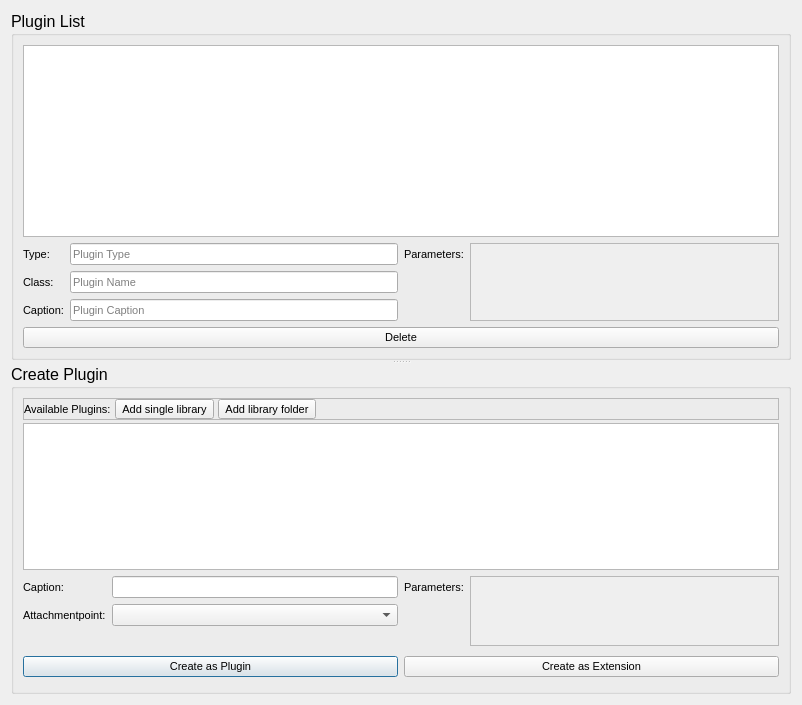
<?xml version="1.0" encoding="UTF-8"?>
<ui version="4.0">
 <class>PluginDialog</class>
 <widget class="QDialog" name="PluginDialog">
  <property name="geometry">
   <rect>
    <x>0</x>
    <y>0</y>
    <width>802</width>
    <height>705</height>
   </rect>
  </property>
  <property name="windowTitle">
   <string>Plugins</string>
  </property>
  <layout class="QGridLayout" name="gridLayout">
   <item row="0" column="0">
    <widget class="QSplitter" name="splitter_2">
     <property name="orientation">
      <enum>Qt::Horizontal</enum>
     </property>
     <widget class="QSplitter" name="splitter">
      <property name="orientation">
       <enum>Qt::Vertical</enum>
      </property>
      <widget class="QGroupBox" name="pluginListGroupBox">
       <property name="sizePolicy">
        <sizepolicy hsizetype="Preferred" vsizetype="Preferred">
         <horstretch>0</horstretch>
         <verstretch>6</verstretch>
        </sizepolicy>
       </property>
       <property name="font">
        <font>
         <pointsize>12</pointsize>
        </font>
       </property>
       <property name="title">
        <string>Plugin List</string>
       </property>
       <layout class="QVBoxLayout" name="verticalLayout_5">
        <item>
         <widget class="PluginTableView" name="pluginListTableView">
          <property name="sizePolicy">
           <sizepolicy hsizetype="Expanding" vsizetype="MinimumExpanding">
            <horstretch>0</horstretch>
            <verstretch>4</verstretch>
           </sizepolicy>
          </property>
          <property name="font">
           <font>
            <pointsize>8</pointsize>
           </font>
          </property>
          <property name="toolTip">
           <string>List of all active plugins.</string>
          </property>
          <property name="whatsThis">
           <string>&lt;!DOCTYPE HTML PUBLIC &quot;-//W3C//DTD HTML 4.0//EN&quot; &quot;http://www.w3.org/TR/REC-html40/strict.dtd&quot;&gt;
&lt;html&gt;&lt;head&gt;&lt;meta name=&quot;qrichtext&quot; content=&quot;1&quot; /&gt;&lt;style type=&quot;text/css&quot;&gt;
p, li { white-space: pre-wrap; }
&lt;/style&gt;&lt;/head&gt;&lt;body style=&quot; font-family:'MS Shell Dlg 2'; font-size:8.25pt; font-weight:400; font-style:normal;&quot;&gt;
&lt;p style=&quot; margin-top:0px; margin-bottom:0px; margin-left:0px; margin-right:0px; -qt-block-indent:0; text-indent:0px;&quot;&gt;&lt;span style=&quot; font-size:8pt;&quot;&gt;List of all active plugins. &lt;/span&gt;&lt;/p&gt;
&lt;p style=&quot; margin-top:0px; margin-bottom:0px; margin-left:0px; margin-right:0px; -qt-block-indent:0; text-indent:0px;&quot;&gt;&lt;span style=&quot; font-size:8pt;&quot;&gt;Plugins need to be &amp;quot;instantiated&amp;quot; from the list of available plugin classes below.&lt;/span&gt;&lt;/p&gt;
&lt;p style=&quot;-qt-paragraph-type:empty; margin-top:0px; margin-bottom:0px; margin-left:0px; margin-right:0px; -qt-block-indent:0; text-indent:0px; font-size:8pt;&quot;&gt;&lt;/p&gt;
&lt;p style=&quot; margin-top:0px; margin-bottom:0px; margin-left:0px; margin-right:0px; -qt-block-indent:0; text-indent:0px;&quot;&gt;&lt;span style=&quot; font-size:8pt;&quot;&gt;Plugins flagged as &amp;quot;extension&amp;quot; are loaded in every Simulation Setup.&lt;/span&gt;&lt;/p&gt;
&lt;p style=&quot; margin-top:0px; margin-bottom:0px; margin-left:0px; margin-right:0px; -qt-block-indent:0; text-indent:0px;&quot;&gt;&lt;span style=&quot; font-size:8pt;&quot;&gt;The other plugins are stored in the current Simulation Setup.&lt;/span&gt;&lt;/p&gt;&lt;/body&gt;&lt;/html&gt;</string>
          </property>
          <property name="dragEnabled">
           <bool>true</bool>
          </property>
          <property name="dragDropMode">
           <enum>QAbstractItemView::DropOnly</enum>
          </property>
          <property name="alternatingRowColors">
           <bool>true</bool>
          </property>
          <property name="selectionMode">
           <enum>QAbstractItemView::ExtendedSelection</enum>
          </property>
          <property name="selectionBehavior">
           <enum>QAbstractItemView::SelectItems</enum>
          </property>
          <property name="horizontalScrollMode">
           <enum>QAbstractItemView::ScrollPerPixel</enum>
          </property>
          <property name="showGrid">
           <bool>true</bool>
          </property>
          <property name="gridStyle">
           <enum>Qt::NoPen</enum>
          </property>
          <attribute name="horizontalHeaderCascadingSectionResizes">
           <bool>true</bool>
          </attribute>
          <attribute name="horizontalHeaderDefaultSectionSize">
           <number>140</number>
          </attribute>
          <attribute name="horizontalHeaderShowSortIndicator" stdset="0">
           <bool>false</bool>
          </attribute>
          <attribute name="horizontalHeaderStretchLastSection">
           <bool>true</bool>
          </attribute>
          <attribute name="verticalHeaderDefaultSectionSize">
           <number>20</number>
          </attribute>
          <attribute name="verticalHeaderMinimumSectionSize">
           <number>20</number>
          </attribute>
         </widget>
        </item>
        <item>
         <widget class="QWidget" name="pluginListSettingsWidget" native="true">
          <layout class="QHBoxLayout" name="horizontalLayout_3">
           <property name="margin">
            <number>0</number>
           </property>
           <item>
            <widget class="QWidget" name="pluginListSettingWidget2" native="true">
             <property name="font">
              <font>
               <pointsize>8</pointsize>
              </font>
             </property>
             <layout class="QFormLayout" name="formLayout_2">
              <property name="fieldGrowthPolicy">
               <enum>QFormLayout::AllNonFixedFieldsGrow</enum>
              </property>
              <property name="margin">
               <number>0</number>
              </property>
              <item row="0" column="0">
               <widget class="QLabel" name="pluginListTypeLabel">
                <property name="text">
                 <string>Type:</string>
                </property>
               </widget>
              </item>
              <item row="0" column="1">
               <widget class="QLineEdit" name="pluginListTypeEdit">
                <property name="toolTip">
                 <string>Type of the plugin.</string>
                </property>
                <property name="whatsThis">
                 <string>Type of the plugin.
&quot;Normal Plugins&quot; cannot communicate and have no visual representation, but can be executed in Simulations. Usually used for independantly executable plugins.
&quot;Signal Plugins&quot; can communicate but have no visual representation. Usually used for program extensions like function libraries or menu/toolbox extensions.
&quot;Frame Plugins&quot; can communicate and have a visual representation. They are attached to one of the Attachment points in the Gui main window. Used for plugins with user interaction.</string>
                </property>
                <property name="readOnly">
                 <bool>true</bool>
                </property>
                <property name="placeholderText">
                 <string>Plugin Type</string>
                </property>
               </widget>
              </item>
              <item row="1" column="0">
               <widget class="QLabel" name="pluginListClassLabel">
                <property name="text">
                 <string>Class:</string>
                </property>
               </widget>
              </item>
              <item row="1" column="1">
               <widget class="QLineEdit" name="pluginListClassEdit">
                <property name="toolTip">
                 <string>Class name of the plugin.</string>
                </property>
                <property name="whatsThis">
                 <string>Class name of the plugin.
The class is unique in the application and plugins are identified with their class name.</string>
                </property>
                <property name="readOnly">
                 <bool>true</bool>
                </property>
                <property name="placeholderText">
                 <string>Plugin Name</string>
                </property>
               </widget>
              </item>
              <item row="2" column="0">
               <widget class="QLabel" name="pluginListCaptionLabel">
                <property name="text">
                 <string>Caption:</string>
                </property>
               </widget>
              </item>
              <item row="2" column="1">
               <widget class="QLineEdit" name="pluginListCaptionEdit">
                <property name="toolTip">
                 <string>Caption of the plugin instance.</string>
                </property>
                <property name="whatsThis">
                 <string>Caption of the plugin instance.
The caption is used as title in the plugin messages and its frame representation. 
It does not need to be unique.</string>
                </property>
                <property name="placeholderText">
                 <string>Plugin Caption</string>
                </property>
               </widget>
              </item>
             </layout>
            </widget>
           </item>
           <item>
            <widget class="QWidget" name="pluginListParametersWidget" native="true">
             <property name="font">
              <font>
               <pointsize>8</pointsize>
              </font>
             </property>
             <layout class="QFormLayout" name="formLayout_3">
              <property name="margin">
               <number>0</number>
              </property>
              <item row="0" column="0">
               <widget class="QLabel" name="pluginListParametersLabel">
                <property name="text">
                 <string>Parameters:</string>
                </property>
               </widget>
              </item>
              <item row="0" column="1">
               <widget class="QPlainTextEdit" name="pluginListParametersTextEdit">
                <property name="enabled">
                 <bool>false</bool>
                </property>
                <property name="toolTip">
                 <string>List of parameters the plugin was initialized with.</string>
                </property>
                <property name="whatsThis">
                 <string>List of parameters the plugin was initialized with.
Changing parameters in this list will take effect the next time the plugin is initialized. This may happen when reloading the simulation setup, depending in the reload specification of the plugin.</string>
                </property>
               </widget>
              </item>
             </layout>
            </widget>
           </item>
          </layout>
         </widget>
        </item>
        <item>
         <widget class="QPushButton" name="deletePluginButton">
          <property name="font">
           <font>
            <pointsize>8</pointsize>
           </font>
          </property>
          <property name="focusPolicy">
           <enum>Qt::NoFocus</enum>
          </property>
          <property name="toolTip">
           <string>Delete the selected plugin instance.</string>
          </property>
          <property name="whatsThis">
           <string>Delete the selected plugin instance.
If the plugin is flagged as extension it is removed from the extension list.
If not, it is removed from the current simulation setup.</string>
          </property>
          <property name="text">
           <string>Delete</string>
          </property>
          <property name="autoDefault">
           <bool>false</bool>
          </property>
         </widget>
        </item>
       </layout>
      </widget>
      <widget class="QGroupBox" name="createPluginGroupBox">
       <property name="font">
        <font>
         <pointsize>12</pointsize>
        </font>
       </property>
       <property name="title">
        <string>Create Plugin</string>
       </property>
       <layout class="QHBoxLayout" name="horizontalLayout_4">
        <item>
         <layout class="QVBoxLayout" name="createPluginLayout">
          <item>
           <layout class="QVBoxLayout" name="createPluginLayout_2">
            <item>
             <widget class="QWidget" name="createPluginAvailablePluginWidget" native="true">
              <property name="font">
               <font>
                <pointsize>8</pointsize>
               </font>
              </property>
              <layout class="QVBoxLayout" name="verticalLayout_7">
               <property name="spacing">
                <number>3</number>
               </property>
               <property name="margin">
                <number>0</number>
               </property>
               <item>
                <widget class="QFrame" name="createPluginAvailablePluginHeader">
                 <property name="frameShape">
                  <enum>QFrame::StyledPanel</enum>
                 </property>
                 <property name="frameShadow">
                  <enum>QFrame::Raised</enum>
                 </property>
                 <layout class="QHBoxLayout" name="horizontalLayout_5">
                  <property name="spacing">
                   <number>4</number>
                  </property>
                  <property name="margin">
                   <number>0</number>
                  </property>
                  <item>
                   <widget class="QLabel" name="createPluginAvailablePluginLabel">
                    <property name="font">
                     <font>
                      <pointsize>8</pointsize>
                     </font>
                    </property>
                    <property name="text">
                     <string>Available Plugins:</string>
                    </property>
                   </widget>
                  </item>
                  <item>
                   <widget class="QToolButton" name="addPluginFileButton">
                    <property name="toolTip">
                     <string>Add a single library file.</string>
                    </property>
                    <property name="whatsThis">
                     <string>&lt;!DOCTYPE HTML PUBLIC &quot;-//W3C//DTD HTML 4.0//EN&quot; &quot;http://www.w3.org/TR/REC-html40/strict.dtd&quot;&gt;
&lt;html&gt;&lt;head&gt;&lt;meta name=&quot;qrichtext&quot; content=&quot;1&quot; /&gt;&lt;style type=&quot;text/css&quot;&gt;
p, li { white-space: pre-wrap; }
&lt;/style&gt;&lt;/head&gt;&lt;body style=&quot; font-family:'MS Shell Dlg 2'; font-size:8.25pt; font-weight:400; font-style:normal;&quot;&gt;
&lt;p style=&quot; margin-top:0px; margin-bottom:0px; margin-left:0px; margin-right:0px; -qt-block-indent:0; text-indent:0px;&quot;&gt;&lt;span style=&quot; font-size:8pt;&quot;&gt;Add a single plugin library file to the include file list.&lt;/span&gt;&lt;/p&gt;
&lt;p style=&quot; margin-top:0px; margin-bottom:0px; margin-left:0px; margin-right:0px; -qt-block-indent:0; text-indent:0px;&quot;&gt;&lt;span style=&quot; font-size:8pt;&quot;&gt;The library will be linked to the application.&lt;/span&gt;&lt;/p&gt;
&lt;p style=&quot;-qt-paragraph-type:empty; margin-top:0px; margin-bottom:0px; margin-left:0px; margin-right:0px; -qt-block-indent:0; text-indent:0px; font-size:8pt;&quot;&gt;&lt;/p&gt;
&lt;p style=&quot; margin-top:0px; margin-bottom:0px; margin-left:0px; margin-right:0px; -qt-block-indent:0; text-indent:0px;&quot;&gt;&lt;span style=&quot; font-size:8pt;&quot;&gt;The include file list is saved and used again in following application executions.&lt;/span&gt;&lt;/p&gt;
&lt;p style=&quot; margin-top:0px; margin-bottom:0px; margin-left:0px; margin-right:0px; -qt-block-indent:0; text-indent:0px;&quot;&gt;The complete list can be found in the settings dialog.&lt;/p&gt;&lt;/body&gt;&lt;/html&gt;</string>
                    </property>
                    <property name="text">
                     <string>Add single library</string>
                    </property>
                    <property name="icon">
                     <iconset resource="../../../../../SVN/trunk/rcssserver3d/gui/imageresources.qrc">
                      <normaloff>:/new</normaloff>:/new</iconset>
                    </property>
                   </widget>
                  </item>
                  <item>
                   <widget class="QToolButton" name="addPluginDirectoryButton">
                    <property name="toolTip">
                     <string>Add a library include directory.</string>
                    </property>
                    <property name="whatsThis">
                     <string>Add a library include directory.
All plugin libraries from this directory will be linked to the application.

The include file list is saved and used again in following application executions.
The complete list can be found in the settings dialog.</string>
                    </property>
                    <property name="text">
                     <string>Add library folder</string>
                    </property>
                    <property name="icon">
                     <iconset resource="../../../../../SVN/trunk/rcssserver3d/gui/imageresources.qrc">
                      <normaloff>:/folder</normaloff>:/folder</iconset>
                    </property>
                   </widget>
                  </item>
                  <item>
                   <spacer name="horizontalSpacer">
                    <property name="orientation">
                     <enum>Qt::Horizontal</enum>
                    </property>
                    <property name="sizeHint" stdset="0">
                     <size>
                      <width>40</width>
                      <height>20</height>
                     </size>
                    </property>
                   </spacer>
                  </item>
                 </layout>
                </widget>
               </item>
               <item>
                <widget class="QTableView" name="createPluginAvailablePluginTableView">
                 <property name="toolTip">
                  <string>List of available plugin classes.</string>
                 </property>
                 <property name="whatsThis">
                  <string>List of available plugin classes.
Plugins may be built-in or they are loaded from shared libraries in one of the library include directories.

These plugin classes can be &quot;instantiated&quot; and added to the current simulation setup, or as &quot;extension&quot;. Extension plugins are loaded with every simulation setup.</string>
                 </property>
                 <property name="showDropIndicator" stdset="0">
                  <bool>false</bool>
                 </property>
                 <property name="dragEnabled">
                  <bool>true</bool>
                 </property>
                 <property name="dragDropMode">
                  <enum>QAbstractItemView::DragOnly</enum>
                 </property>
                 <property name="alternatingRowColors">
                  <bool>true</bool>
                 </property>
                 <property name="selectionBehavior">
                  <enum>QAbstractItemView::SelectRows</enum>
                 </property>
                 <property name="horizontalScrollMode">
                  <enum>QAbstractItemView::ScrollPerPixel</enum>
                 </property>
                 <property name="gridStyle">
                  <enum>Qt::NoPen</enum>
                 </property>
                 <attribute name="horizontalHeaderCascadingSectionResizes">
                  <bool>true</bool>
                 </attribute>
                 <attribute name="horizontalHeaderDefaultSectionSize">
                  <number>140</number>
                 </attribute>
                 <attribute name="horizontalHeaderStretchLastSection">
                  <bool>true</bool>
                 </attribute>
                 <attribute name="verticalHeaderDefaultSectionSize">
                  <number>20</number>
                 </attribute>
                 <attribute name="verticalHeaderMinimumSectionSize">
                  <number>20</number>
                 </attribute>
                </widget>
               </item>
              </layout>
             </widget>
            </item>
            <item>
             <widget class="QWidget" name="createPluginWidget" native="true">
              <property name="sizePolicy">
               <sizepolicy hsizetype="Preferred" vsizetype="Preferred">
                <horstretch>0</horstretch>
                <verstretch>1</verstretch>
               </sizepolicy>
              </property>
              <layout class="QHBoxLayout" name="horizontalLayout">
               <property name="margin">
                <number>0</number>
               </property>
               <item>
                <widget class="QWidget" name="createPluginWidget2" native="true">
                 <property name="font">
                  <font>
                   <pointsize>8</pointsize>
                  </font>
                 </property>
                 <layout class="QVBoxLayout" name="verticalLayout_2">
                  <property name="margin">
                   <number>0</number>
                  </property>
                  <item>
                   <layout class="QGridLayout" name="createPluginSettingsLayout">
                    <item row="0" column="0">
                     <widget class="QLabel" name="createPluginCaptionLabel">
                      <property name="text">
                       <string>Caption:</string>
                      </property>
                     </widget>
                    </item>
                    <item row="0" column="1">
                     <widget class="QLineEdit" name="createPluginCaptionEdit">
                      <property name="toolTip">
                       <string>Caption for the plugin.</string>
                      </property>
                      <property name="whatsThis">
                       <string>&lt;!DOCTYPE HTML PUBLIC &quot;-//W3C//DTD HTML 4.0//EN&quot; &quot;http://www.w3.org/TR/REC-html40/strict.dtd&quot;&gt;
&lt;html&gt;&lt;head&gt;&lt;meta name=&quot;qrichtext&quot; content=&quot;1&quot; /&gt;&lt;style type=&quot;text/css&quot;&gt;
p, li { white-space: pre-wrap; }
&lt;/style&gt;&lt;/head&gt;&lt;body style=&quot; font-family:'MS Shell Dlg 2'; font-size:8.25pt; font-weight:400; font-style:normal;&quot;&gt;
&lt;p style=&quot; margin-top:0px; margin-bottom:0px; margin-left:0px; margin-right:0px; -qt-block-indent:0; text-indent:0px;&quot;&gt;&lt;span style=&quot; font-size:8pt;&quot;&gt;Caption for the plugin.&lt;/span&gt;&lt;/p&gt;
&lt;p style=&quot; margin-top:0px; margin-bottom:0px; margin-left:0px; margin-right:0px; -qt-block-indent:0; text-indent:0px;&quot;&gt;&lt;span style=&quot; font-size:8pt;&quot;&gt;The caption is used as title for messages of the plugin and for a frame title.&lt;/span&gt;&lt;/p&gt;
&lt;p style=&quot; margin-top:0px; margin-bottom:0px; margin-left:0px; margin-right:0px; -qt-block-indent:0; text-indent:0px;&quot;&gt;&lt;span style=&quot; font-size:8pt;&quot;&gt;It need not be unique, but it may be helpful.&lt;/span&gt;&lt;/p&gt;&lt;/body&gt;&lt;/html&gt;</string>
                      </property>
                     </widget>
                    </item>
                    <item row="1" column="0">
                     <widget class="QLabel" name="createPluginAttachmentLabel">
                      <property name="text">
                       <string>Attachmentpoint:</string>
                      </property>
                     </widget>
                    </item>
                    <item row="1" column="1">
                     <widget class="QComboBox" name="createPluginAttachmentComboBox">
                      <property name="toolTip">
                       <string>Attachment point of the plugin.</string>
                      </property>
                      <property name="whatsThis">
                       <string>Frame plugins are embedded into the main window.
Choose the attachment point where to attach them to.</string>
                      </property>
                     </widget>
                    </item>
                   </layout>
                  </item>
                  <item>
                   <spacer name="createPluginSpacer">
                    <property name="orientation">
                     <enum>Qt::Vertical</enum>
                    </property>
                    <property name="sizeHint" stdset="0">
                     <size>
                      <width>20</width>
                      <height>79</height>
                     </size>
                    </property>
                   </spacer>
                  </item>
                 </layout>
                </widget>
               </item>
               <item>
                <widget class="QWidget" name="createPluginParametersWidget" native="true">
                 <layout class="QGridLayout" name="gridLayout_2">
                  <property name="margin">
                   <number>0</number>
                  </property>
                  <item row="0" column="0">
                   <layout class="QFormLayout" name="formLayout">
                    <item row="0" column="0">
                     <widget class="QLabel" name="createPluginParametersLabel">
                      <property name="font">
                       <font>
                        <pointsize>8</pointsize>
                       </font>
                      </property>
                      <property name="text">
                       <string>Parameters:</string>
                      </property>
                     </widget>
                    </item>
                    <item row="0" column="1">
                     <widget class="QPlainTextEdit" name="createPluginParametersTextEdit">
                      <property name="enabled">
                       <bool>false</bool>
                      </property>
                      <property name="font">
                       <font>
                        <pointsize>8</pointsize>
                       </font>
                      </property>
                      <property name="toolTip">
                       <string>List of parameters to initialize the plugin with.</string>
                      </property>
                      <property name="whatsThis">
                       <string>List of parameters to initialize the plugin with.
See the documentation of the plugin for a list of available parameters.</string>
                      </property>
                     </widget>
                    </item>
                   </layout>
                  </item>
                 </layout>
                </widget>
               </item>
              </layout>
             </widget>
            </item>
           </layout>
          </item>
          <item>
           <widget class="QWidget" name="createPluginWidget_2" native="true">
            <property name="minimumSize">
             <size>
              <width>0</width>
              <height>30</height>
             </size>
            </property>
            <layout class="QHBoxLayout" name="horizontalLayout_2">
             <property name="margin">
              <number>0</number>
             </property>
             <item>
              <widget class="QPushButton" name="createPluginButton">
               <property name="font">
                <font>
                 <pointsize>8</pointsize>
                </font>
               </property>
               <property name="toolTip">
                <string>Create the plugin as simulation setup plugin.</string>
               </property>
               <property name="whatsThis">
                <string>Instantiate the plugin once and add it to the current simulation setup.</string>
               </property>
               <property name="text">
                <string>Create as Plugin</string>
               </property>
              </widget>
             </item>
             <item>
              <widget class="QPushButton" name="createExtensionButton">
               <property name="font">
                <font>
                 <pointsize>8</pointsize>
                </font>
               </property>
               <property name="toolTip">
                <string>Create the plugin as extension plugin.</string>
               </property>
               <property name="whatsThis">
                <string>Instantiate the plugin once and add it to the extension plugin list.
It will be loaded with all simulation setups.</string>
               </property>
               <property name="text">
                <string>Create as Extension</string>
               </property>
              </widget>
             </item>
            </layout>
           </widget>
          </item>
         </layout>
        </item>
       </layout>
      </widget>
     </widget>
    </widget>
   </item>
  </layout>
 </widget>
 <customwidgets>
  <customwidget>
   <class>PluginTableView</class>
   <extends>QTableView</extends>
   <header>plugindialog.h</header>
  </customwidget>
 </customwidgets>
 <resources>
  <include location="../../../../../SVN/trunk/rcssserver3d/gui/imageresources.qrc"/>
 </resources>
 <connections>
  <connection>
   <sender>pluginListCaptionEdit</sender>
   <signal>textEdited(QString)</signal>
   <receiver>PluginDialog</receiver>
   <slot>changePluginCaption(QString)</slot>
   <hints>
    <hint type="sourcelabel">
     <x>151</x>
     <y>299</y>
    </hint>
    <hint type="destinationlabel">
     <x>2</x>
     <y>253</y>
    </hint>
   </hints>
  </connection>
  <connection>
   <sender>createPluginCaptionEdit</sender>
   <signal>textEdited(QString)</signal>
   <receiver>PluginDialog</receiver>
   <slot>changeNewPluginCaption(QString)</slot>
   <hints>
    <hint type="sourcelabel">
     <x>396</x>
     <y>593</y>
    </hint>
    <hint type="destinationlabel">
     <x>0</x>
     <y>559</y>
    </hint>
   </hints>
  </connection>
  <connection>
   <sender>pluginListTableView</sender>
   <signal>activated(QModelIndex)</signal>
   <receiver>PluginDialog</receiver>
   <slot>choosePlugin(QModelIndex)</slot>
   <hints>
    <hint type="sourcelabel">
     <x>57</x>
     <y>92</y>
    </hint>
    <hint type="destinationlabel">
     <x>2</x>
     <y>57</y>
    </hint>
   </hints>
  </connection>
  <connection>
   <sender>createPluginAvailablePluginTableView</sender>
   <signal>clicked(QModelIndex)</signal>
   <receiver>PluginDialog</receiver>
   <slot>chooseNewPlugin(QModelIndex)</slot>
   <hints>
    <hint type="sourcelabel">
     <x>94</x>
     <y>470</y>
    </hint>
    <hint type="destinationlabel">
     <x>0</x>
     <y>392</y>
    </hint>
   </hints>
  </connection>
  <connection>
   <sender>createPluginButton</sender>
   <signal>clicked()</signal>
   <receiver>PluginDialog</receiver>
   <slot>createPlugin()</slot>
   <hints>
    <hint type="sourcelabel">
     <x>397</x>
     <y>680</y>
    </hint>
    <hint type="destinationlabel">
     <x>511</x>
     <y>611</y>
    </hint>
   </hints>
  </connection>
  <connection>
   <sender>pluginListCaptionEdit</sender>
   <signal>editingFinished()</signal>
   <receiver>PluginDialog</receiver>
   <slot>changePluginCaption()</slot>
   <hints>
    <hint type="sourcelabel">
     <x>198</x>
     <y>299</y>
    </hint>
    <hint type="destinationlabel">
     <x>6</x>
     <y>286</y>
    </hint>
   </hints>
  </connection>
  <connection>
   <sender>pluginListTableView</sender>
   <signal>pressed(QModelIndex)</signal>
   <receiver>PluginDialog</receiver>
   <slot>choosePlugin(QModelIndex)</slot>
   <hints>
    <hint type="sourcelabel">
     <x>60</x>
     <y>124</y>
    </hint>
    <hint type="destinationlabel">
     <x>5</x>
     <y>96</y>
    </hint>
   </hints>
  </connection>
  <connection>
   <sender>createPluginAttachmentComboBox</sender>
   <signal>currentIndexChanged(QString)</signal>
   <receiver>PluginDialog</receiver>
   <slot>changeAttachmentPoint(QString)</slot>
   <hints>
    <hint type="sourcelabel">
     <x>343</x>
     <y>619</y>
    </hint>
    <hint type="destinationlabel">
     <x>1</x>
     <y>595</y>
    </hint>
   </hints>
  </connection>
  <connection>
   <sender>createPluginAvailablePluginTableView</sender>
   <signal>pressed(QModelIndex)</signal>
   <receiver>PluginDialog</receiver>
   <slot>chooseNewPlugin(QModelIndex)</slot>
   <hints>
    <hint type="sourcelabel">
     <x>196</x>
     <y>457</y>
    </hint>
    <hint type="destinationlabel">
     <x>2</x>
     <y>483</y>
    </hint>
   </hints>
  </connection>
  <connection>
   <sender>deletePluginButton</sender>
   <signal>clicked()</signal>
   <receiver>PluginDialog</receiver>
   <slot>deletePlugin()</slot>
   <hints>
    <hint type="sourcelabel">
     <x>185</x>
     <y>326</y>
    </hint>
    <hint type="destinationlabel">
     <x>3</x>
     <y>321</y>
    </hint>
   </hints>
  </connection>
  <connection>
   <sender>pluginListCaptionEdit</sender>
   <signal>returnPressed()</signal>
   <receiver>PluginDialog</receiver>
   <slot>changePluginCaption()</slot>
   <hints>
    <hint type="sourcelabel">
     <x>111</x>
     <y>296</y>
    </hint>
    <hint type="destinationlabel">
     <x>5</x>
     <y>229</y>
    </hint>
   </hints>
  </connection>
  <connection>
   <sender>createPluginCaptionEdit</sender>
   <signal>returnPressed()</signal>
   <receiver>PluginDialog</receiver>
   <slot>changePluginCaption()</slot>
   <hints>
    <hint type="sourcelabel">
     <x>396</x>
     <y>593</y>
    </hint>
    <hint type="destinationlabel">
     <x>6</x>
     <y>551</y>
    </hint>
   </hints>
  </connection>
  <connection>
   <sender>createExtensionButton</sender>
   <signal>clicked()</signal>
   <receiver>PluginDialog</receiver>
   <slot>createExtension()</slot>
   <hints>
    <hint type="sourcelabel">
     <x>781</x>
     <y>680</y>
    </hint>
    <hint type="destinationlabel">
     <x>616</x>
     <y>610</y>
    </hint>
   </hints>
  </connection>
  <connection>
   <sender>addPluginFileButton</sender>
   <signal>clicked()</signal>
   <receiver>PluginDialog</receiver>
   <slot>addPluginFile()</slot>
   <hints>
    <hint type="sourcelabel">
     <x>131</x>
     <y>405</y>
    </hint>
    <hint type="destinationlabel">
     <x>-3</x>
     <y>359</y>
    </hint>
   </hints>
  </connection>
  <connection>
   <sender>addPluginDirectoryButton</sender>
   <signal>clicked()</signal>
   <receiver>PluginDialog</receiver>
   <slot>addPluginDirectory()</slot>
   <hints>
    <hint type="sourcelabel">
     <x>148</x>
     <y>392</y>
    </hint>
    <hint type="destinationlabel">
     <x>-5</x>
     <y>433</y>
    </hint>
   </hints>
  </connection>
  <connection>
   <sender>pluginListParametersTextEdit</sender>
   <signal>textChanged()</signal>
   <receiver>PluginDialog</receiver>
   <slot>changePluginParameters()</slot>
   <hints>
    <hint type="sourcelabel">
     <x>700</x>
     <y>281</y>
    </hint>
    <hint type="destinationlabel">
     <x>805</x>
     <y>259</y>
    </hint>
   </hints>
  </connection>
  <connection>
   <sender>createPluginParametersTextEdit</sender>
   <signal>textChanged()</signal>
   <receiver>PluginDialog</receiver>
   <slot>changeNewPluginParameters()</slot>
   <hints>
    <hint type="sourcelabel">
     <x>726</x>
     <y>588</y>
    </hint>
    <hint type="destinationlabel">
     <x>801</x>
     <y>588</y>
    </hint>
   </hints>
  </connection>
 </connections>
 <slots>
  <slot>changePluginCaption(QString)</slot>
  <slot>changeNewPluginCaption(QString)</slot>
  <slot>choosePlugin(QModelIndex)</slot>
  <slot>chooseNewPlugin(QModelIndex)</slot>
  <slot>choosePluginReference(QModelIndex)</slot>
  <slot>chooseNewPluginReference(QModelIndex)</slot>
  <slot>createPlugin()</slot>
  <slot>addReference()</slot>
  <slot>removeReference()</slot>
  <slot>chooseThread(QModelIndex)</slot>
  <slot>addReference(QModelIndex)</slot>
  <slot>changePluginCaption()</slot>
  <slot>changeAttachmentPoint(QString)</slot>
  <slot>deletePlugin()</slot>
  <slot>createExtension()</slot>
  <slot>addPluginFile()</slot>
  <slot>addPluginDirectory()</slot>
  <slot>changeNewPluginParameters()</slot>
  <slot>changePluginParameters()</slot>
 </slots>
</ui>
